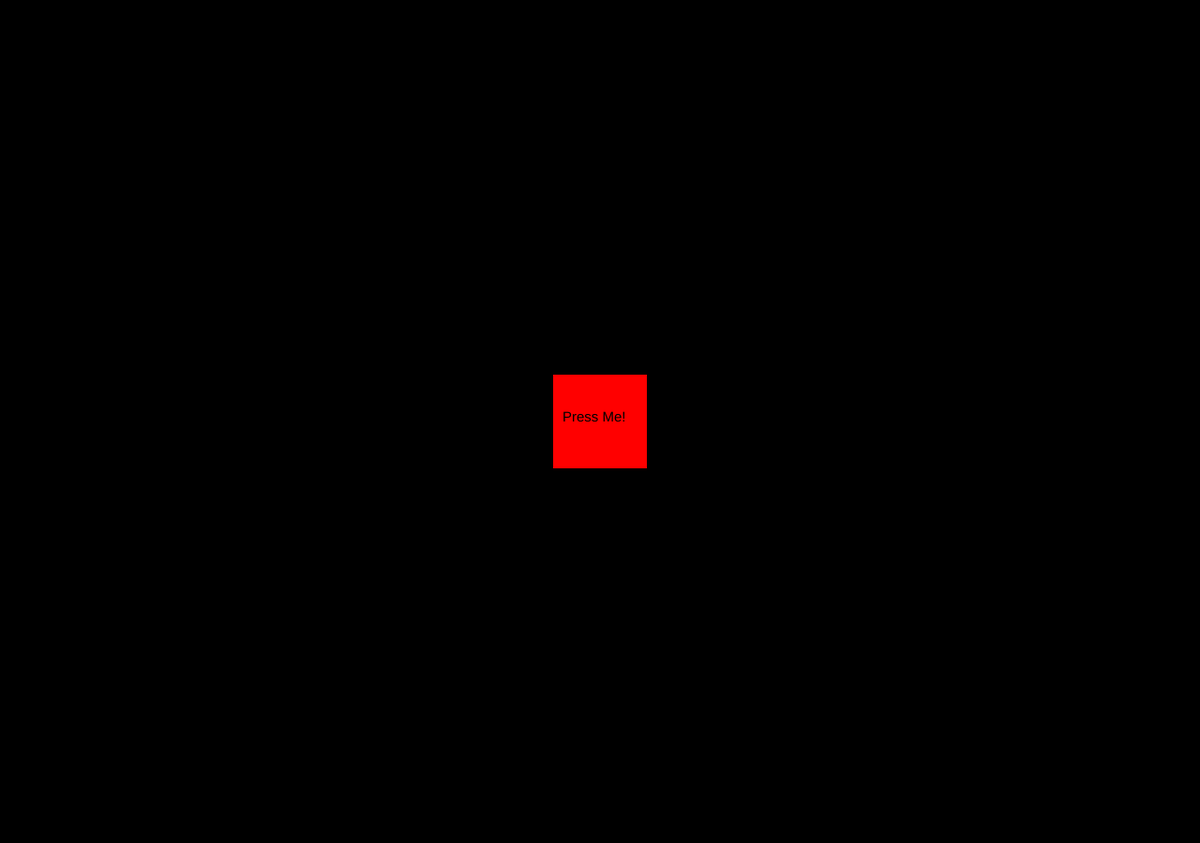
Frame 1 (no input)
Frame 60 (no input): identical to frame 1, image omitted
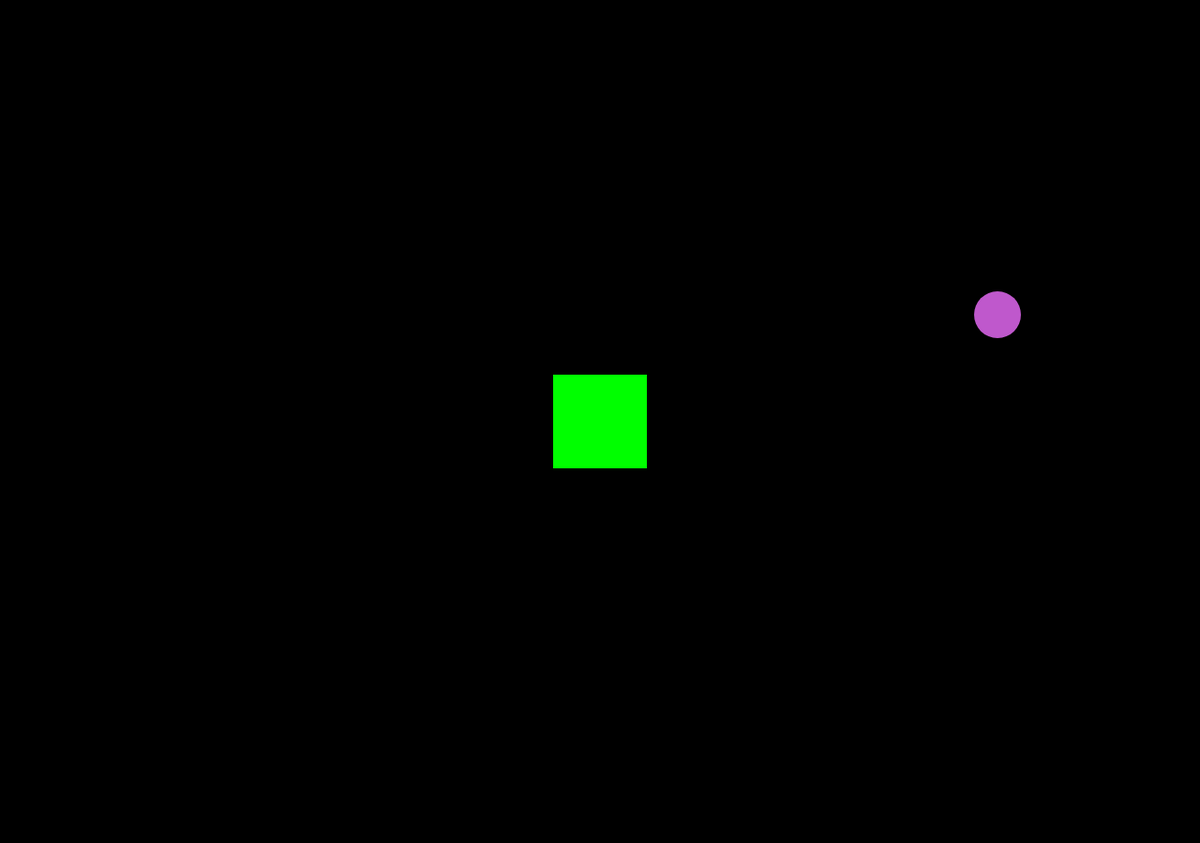
Frame 120 (the mouse pressed at the canvas centre since frame 60)

The p5.js sketch that drew these frames (run headless with seeded random() and noise() and a simulated clock; from frame 60 on, the mouse is pressed at the canvas centre):

// p5.js sketch
// ── sketch.js
/* Moving Objects
Andrea Thompson
2017-03-30 - 2017-04-03 */


var posX;
var posY;

var speed = 10;

var colourR;
var colourG;
var colourB;

function setup() {
  createCanvas(1280, 900);
  frameRate(30);
  posX = floor(random(0,1280));
  posY = floor(random(0,900));
  colourR = floor(random(0,255));
  colourG = floor(random(0,255));
  colourB = floor(random(0,255));
}

function draw() {
  background(0);
  noStroke();
  fill(255, 0, 0);
  rect(590, 400, 100, 100);
  fill(0);
  textSize (15);
  text("Press Me!", 600, 450);
  
  if (mouseIsPressed && mouseX > 590 && mouseX < 690 && mouseY > 400 && mouseY < 500) {
	  fill (0, 255, 0);
	  rect(590, 400, 100, 100);
	  fill(colourR, colourG, colourB);
	  ellipse(posX, posY, 50, 50);
	  
	  posX = posX + speed;
	  posY = posY + speed;
   }
 if (posX > 1280) {    
      speed = -speed;
  }
  if (posX < 0) {    
      speed = -speed;
  }
  if (posY > 900) {    
      speed = -speed;
  }
  if (posY < 0) {    
      speed = -speed;
  }
 }
  
  
